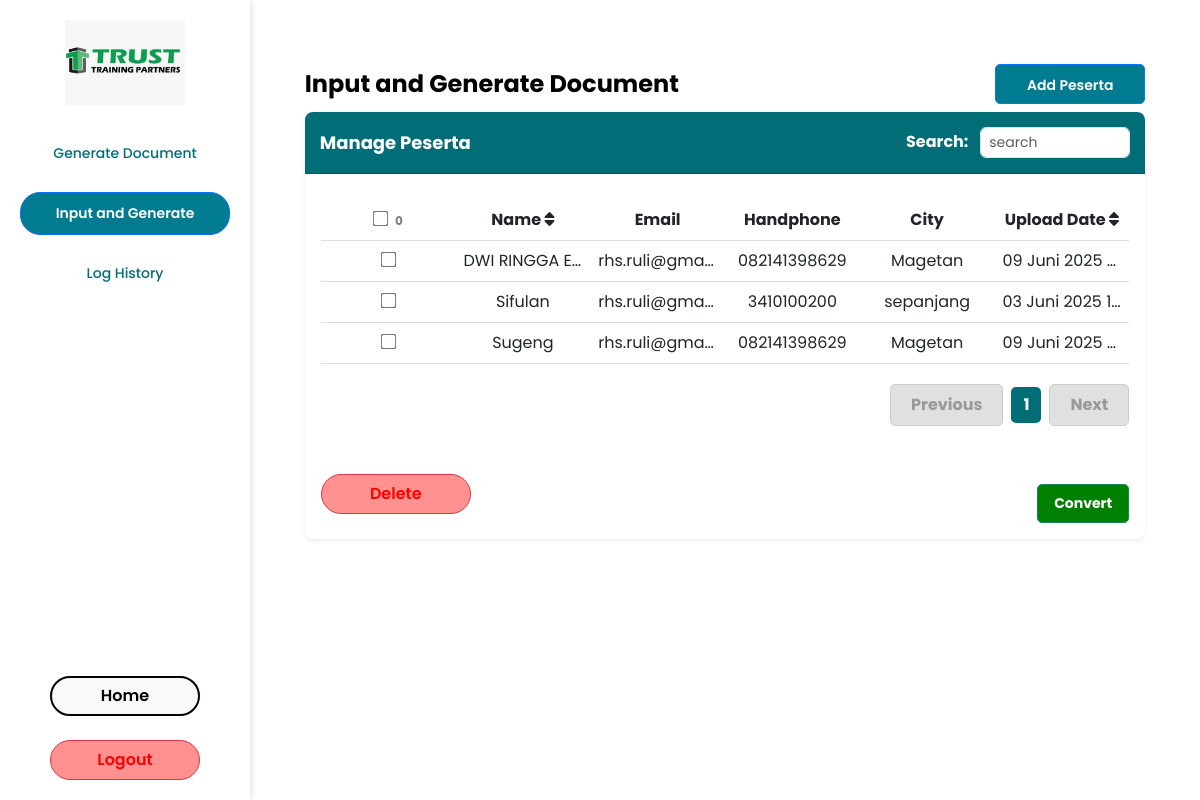
Page /input_and_generate/ (signed in) on the committed database.
### automation/models.py (models this page shows, shortened)
class ManualPeserta(models.Model):
    nama = models.CharField(max_length=100)
    jenis_kelamin = models.CharField(max_length=10, blank=True, null=True)
    nik = models.CharField(max_length=16, blank=True, null=True)
    tempat_lahir = models.CharField(max_length=100, blank=True, null=True)
    tanggal_lahir = models.DateField(blank=True, null=True)
    nisn = models.CharField(max_length=10, blank=True, null=True)
    agama_lkp = models.CharField(max_length=50, blank=True, null=True)
    handphone = models.CharField(max_length=15, blank=True, null=True)
    kewarganegaraan = models.CharField(max_length=50, blank=True, null=True)
    jenis_tinggal = models.CharField(max_length=50, blank=True, null=True)
    tanggal_masuk = models.DateField(blank=True, null=True)
    email = models.EmailField(max_length=255, blank=True, null=True)
    nama_ortu = models.CharField(max_length=100, blank=True, null=True)
    nik_ortu = models.CharField(max_length=16, blank=True, null=True)
    pekerjaan_ortu = models.CharField(max_length=100, blank=True, null=True)
    pendidikan_ortu = models.CharField(max_length=100, blank=True, null=True)
    penghasilan_ortu = models.CharField(max_length=100, blank=True, null=True)
    handphone_ortu = models.CharField(max_length=15, blank=True, null=True)
    tempat_lahir_ortu = models.CharField(max_length=100, blank=True, null=True)
    tanggal_lahir_ortu = models.DateField(blank=True, null=True)
    asal = models.CharField(max_length=100, blank=True, null=True)
    alamat = models.TextField(blank=True, null=True)
    rt = models.CharField(max_length=10, blank=True, null=True)
    rw = models.CharField(max_length=10, blank=True, null=True)
    kecamatan = models.CharField(max_length=100, blank=True, null=True)
    kelurahan = models.CharField(max_length=100, blank=True, null=True)
    kab_kota = models.CharField(max_length=100, blank=True, null=True)
    propinsi = models.CharField(max_length=100, blank=True, null=True)
    nama_ibu_kandung = models.CharField(max_length=100, blank=True, null=True)
    nama_ayah = models.CharField(max_length=100, blank=True, null=True)
    agama_kemdikbud = models.CharField(max_length=50, blank=True, null=True)
    penerima_kps = models.CharField(max_length=10, blank=True, null=True)
    layak_pip = models.CharField(max_length=10, blank=True, null=True)
    penerima_kip = models.CharField(max_length=10, blank=True, null=True)
    kode_pos = models.CharField(max_length=10, blank=True, null=True)
    alat_transportasi = models.CharField(max_length=50, blank=True, null=True)
    pendidikan_terakhir = models.CharField(max_length=100, blank=True, null=True)
    nama_lembaga = models.CharField(max_length=255, blank=True, null=True)
    jabatan = models.CharField(max_length=100, blank=True, null=True)
    alamat_kantor = models.TextField(blank=True, null=True)
    telp_kantor = models.CharField(max_length=15, blank=True, null=True)
    kota = models.CharField(max_length=100, blank=True, null=True)
    created_at = models.DateTimeField(auto_now_add=True)
    is_converted = models.BooleanField(default=False)

### automation/views.py (the view)
# urls.py: path('input_and_generate/', automation.input_and_generate, name='input_and_generate'),
@login_required(login_url="login")
def input_and_generate(request):
    peserta_list = ManualPeserta.objects.all().order_by('nama')
    return render(request, "input_and_generate.html", {
        'peserta_list': peserta_list
    })

### automation/templates/input_and_generate.html (shortened to what this page needs)
{% extends 'base2.html' %}
{% load static %}
{% block extra_css %}
<link rel="stylesheet" href="{% static 'style/generate_document.css' %}">
{% endblock %}
{% block content %}
<div class="container mt-4">
    <div class="d-flex justify-content-between align-items-center mb-2">
        <h2 class="fw-bold mb-0">Input and Generate Document</h2>
        <button id="addPeserta" class="btn btn-primary btn-sm ms-auto" style="width: 150px; height: 40px; border-radius: 5px; border: 1px solid #007bff;">Add Peserta</button>
    </div>
    <div class="card shadow-sm">
        <div class="card-header bg-teal text-white d-flex justify-content-between align-items-center">
            <span class="fw-bold" style="font-size: 18px;">Manage Peserta</span>
            <div>
                <label for="search" class="me-2" style="font-size: 16px;">Search:</label>
                <input type="text" id="search" class="form-control d-inline-block"
                    style="width: 150px; font-size: 14px; padding: 4px 8px; height: auto;"
                    placeholder="search"
                    oninput="searchData()">
            </div>
        </div>
        <div class="card-body">
            <table class="table table-hover">
                <thead class="border-bottom">
                    <tr class="text-center">
                        <th>
                            <input type="checkbox" id="select-all">
                            <span id="selected-count" style="font-size: 12px; margin-left: 5px; color: gray;">0</span>
                        </th>
                        <th onclick="sortTable(1, this)" data-sort="asc">
                            Name <i class="fas fa-sort"></i>
                        </th>
                        <th>Email</th>
                        <th>Handphone</th>
                        <th>City</th>
                        <th onclick="sortTable(5, this)" data-sort="asc">
                            Upload Date <i class="fas fa-sort"></i>
                        </th>
                    </tr>
                </thead>
                <tbody id="table-body">
                    {% for peserta in peserta_list %}
                    <tr class="text-center">
                        <td><input type="checkbox" class="row-checkbox" value="{{ peserta.id }}"></td>
                        <td class="name-cell">{{ peserta.nama }}</td>
                        <td>{{ peserta.email|default:"-" }}</td>
                        <td>{{ peserta.handphone|default:"-" }}</td>
                        <td>{{ peserta.kota|default:"-" }}</td>
                        <td>{{ peserta.created_at|date:"d F Y H:i"|default:"-" }}</td>
                    </tr>
                    {% empty %}
                    <tr class="text-center">
                        <td colspan="5">Tidak ada data tersedia</td>
                    </tr>
                    {% endfor %}
                </tbody>
            </table>
            <div class="pagination-container mb-4">
                <button class="btn-pagination prev-btn" disabled>Previous</button>
                <span class="pagination-number">1</span>
                <button class="btn-pagination next-btn">Next</button>
            </div>
            <div class="d-flex justify-content-between mt-5">
                <button id="deletePeserta" class="btn btn-danger">Delete</button>
                <button id="convertDocument" class="btn btn-success submit-btn">Convert</button>
            </div>
        </div>
    </div>
</div>
{% endblock %}

### automation/static/style/base.css (style rules this page uses)
* { box-sizing: border-box; }
body { display: flex; height: 100vh; margin: 0; font-family: 'Poppins', sans-serif; }
.btn-primary { background-color: #007b8f; color: white; font-size: 14px; font-weight: 600; border-radius: 20px; padding: 10px 20px; display: inline-block; width: 100%; text-align: center; text-decoration: none; }
.btn-light, .btn-danger { width: 100%; max-width: 150px; min-width: 120px; height: 40px; padding: 10px 0; border-radius: 20px; text-align: center; font-weight: 600; display: flex; align-items: center; justify-content: center; flex-shrink: 0; }
.btn-danger { background-color: #FF9191; color: #FF0000; }

### automation/static/style/generate_document.css (style rules this page uses)
.container { max-width: 95%; margin: auto; padding-top: 20px; }
h2 { font-size: 24px; font-weight: bold; text-align: left; color: #000; }
.card { border: 3px; border-radius: 8px; overflow: hidden; max-width: 100%; }
.card-header { background-color: #006D77 !important; color: white !important; padding: 15px; font-size: 18px; font-weight: bold; }
table { width: 100%; table-layout: fixed; border-collapse: collapse; margin-top: 10px; background-color: white; }
th { padding: 12px; text-align: center; border-bottom: 1px solid #ddd; white-space: nowrap; overflow: visible; text-overflow: unset; background-color: #006D77; color: white; font-weight: bold; }
td { padding: 12px; text-align: center; border-bottom: 1px solid #ddd; white-space: nowrap; overflow: hidden; text-overflow: ellipsis; }
input[type="checkbox"] { transform: scale(1.2); margin: 0; }
.pagination-container { display: flex; justify-content: right; align-items: center; gap: 8px; margin-top: 20px; }
.btn-pagination { background-color: #f0f0f0; color: #000; border: 1px solid #ccc; padding: 8px 20px; font-size: 16px; font-weight: bold; border-radius: 5px; cursor: pointer; }
.btn-pagination:disabled { background-color: #e0e0e0; color: #999; cursor: not-allowed; }
.pagination-number { background-color: #006D77; color: white; padding: 6px 12px; border-radius: 5px; font-weight: bold; }
.submit-btn { border-radius: 4px; padding: 10px 20px; font-weight: bold; }
.submit-btn { background-color: #008000; padding: 8px 16px; font-size: 14px; font-weight: bold; border-radius: 5px; transition: 0.3s ease-in-out; width: auto; margin-top: 10px; }
th[onclick] { cursor: pointer !important; }

### rows in the picture
ManualPeserta: nama "DWI RINGGA E…", email "rhs.ruli@gma…", handphone "082141398629", kota "Magetan", created_at "09 Juni 2025 1…"
ManualPeserta: nama "Sifulan", email "rhs.ruli@gma…", handphone "3410100200", kota "sepanjang", created_at "03 Juni 2025 1…"
ManualPeserta: nama "Sugeng", email "rhs.ruli@gma…", handphone "082141398629", kota "Magetan", created_at "09 Juni 2025 1…"
